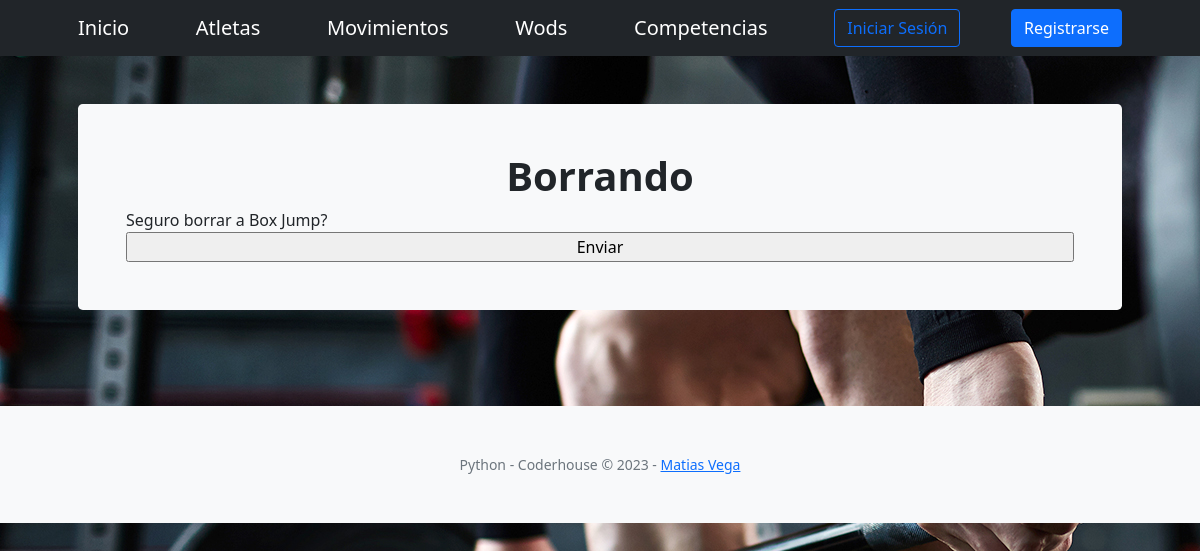
The app's page /AppCoder/borrar_movimiento/4, older data.
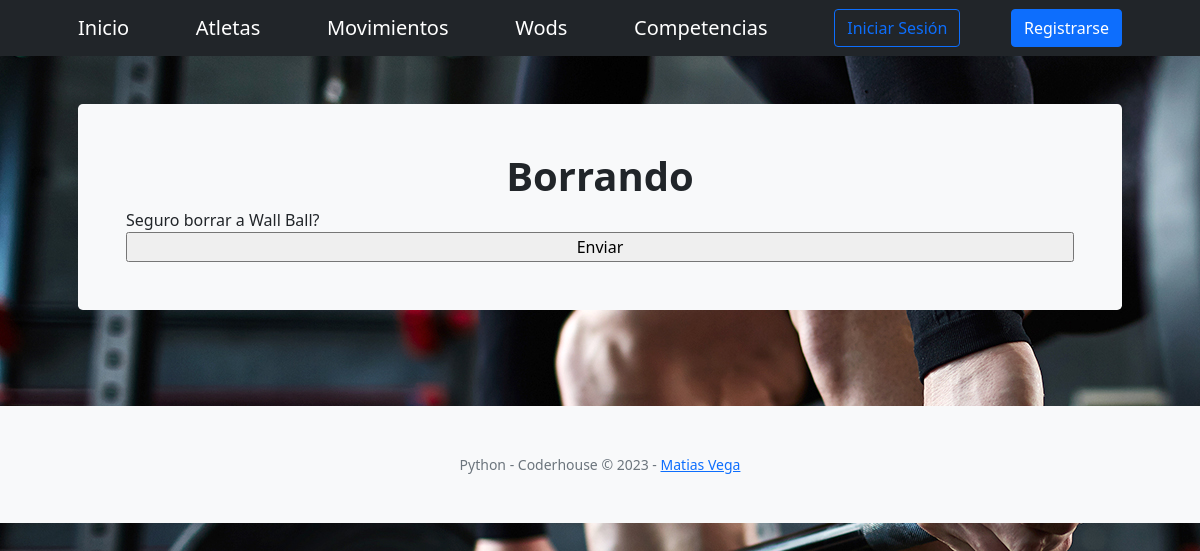
The same page, newer data.
### AppCoder/models.py (models this page shows, shortened)
class Movimiento(models.Model):
    nombre= models.CharField(max_length=30)
    descripcion= models.CharField(max_length=1000)
    explicacion= models.CharField(max_length=200)
    imagen = models.ImageField(upload_to="movimientos", null=True, blank=True)
    dificultad = models.CharField(
        max_length=10,
        choices= VARIABLES,
        default='normal',
    )

### AppCoder/views.py (the view)
# urls.py: path("borrar_movimiento/<int:pk>", borrarMovimiento.as_view(), name="Borrar Movimiento"),
class borrarMovimiento(DeleteView):
    model = Movimiento
    success_url = "/AppCoder/listaMovimientos"
    template_name = "AppCoder/Movimiento/movimiento_confirm_delete.html"

### AppCoder/templates/AppCoder/Movimiento/movimiento_confirm_delete.html (shortened to what this page needs)
{% extends "AppCoder/padre.html" %}
{% block titulo %}
Borrando
{% endblock %}
{% block formulario %}
<form action="" method = "POST">
    Seguro borrar a {{object.nombre}}?
    <input type="submit" value = "Enviar">
</form>
{% endblock %}

Row changes from the older to the newer data that the page shows:
changed Movimiento: nombre "Box Jump" → "Wall Ball"
